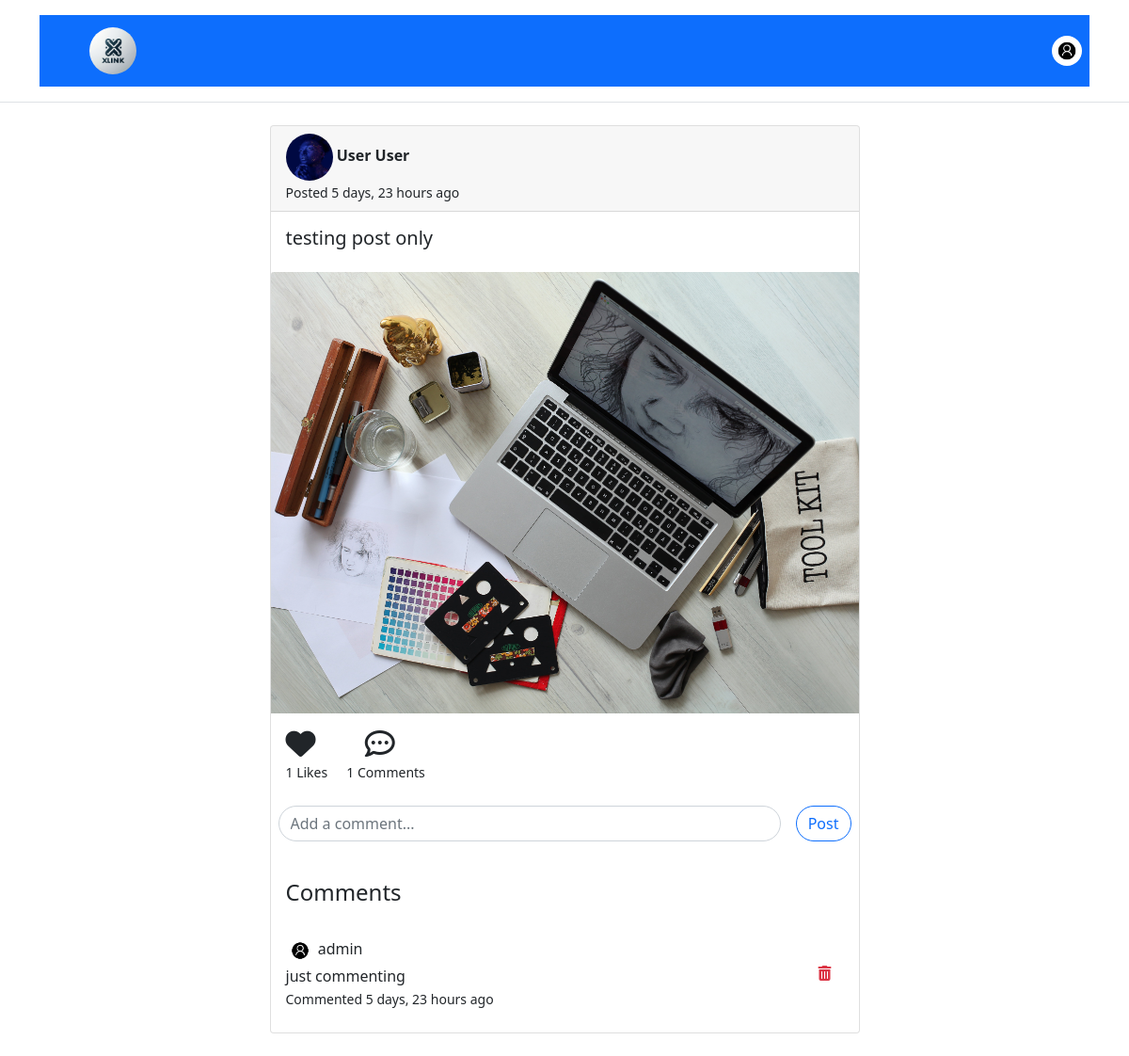
Screenshot of /post-details/1/ (signed in) with the database file from the repository.
### content_app/models.py (models this page shows, shortened)
class Post(models.Model):
    user = models.ForeignKey(CustomUser, on_delete=models.CASCADE)
    image = models.ImageField(upload_to='post_images/')
    caption = models.TextField(null=True, blank=True)
    date_posted = models.DateTimeField(auto_now_add=True)
    likes = models.ManyToManyField(CustomUser,related_name='post_likes',blank=True)
    comments = models.ManyToManyField(CustomUser, through='Comment', related_name='commented_posts')
    def no_of_likes(self):
        return self.likes.count()
    def no_of_comments(self):
        return self.comments.count()

class Comment(models.Model):
    user = models.ForeignKey(CustomUser, on_delete=models.CASCADE)
    post = models.ForeignKey(Post, on_delete=models.CASCADE)
    text = models.TextField()
    created_at = models.DateTimeField(auto_now_add=True)

### auth_app/models.py (models this page shows, shortened)
class CustomUser(AbstractUser):
    profile_image = models.ImageField(upload_to='profile_images/', null=True, blank=True)
    bio = models.CharField(max_length=255,null=True,blank=True)
    is_active = models.BooleanField(default=False)
    verification_code = models.CharField(max_length=255, blank=True, null=True)
    forgot_password_token = models.CharField(max_length=255, blank=True, null=True)
    followers = models.ManyToManyField('self', related_name='following', symmetrical=False)

### content_app/views.py (the view)
# urls.py: path('post-details/<int:post_id>/',views.post_details,name='post-details'),
@login_required(login_url='/user/login/')
def post_details(request,post_id):
    post = get_object_or_404(Post,id=post_id)
    '''Get comments of a particular post by post'''
    comments = Comment.objects.filter(post=post)
    return render(request, 'post-details.html', {'post': post, 'comments': comments})

### content_app/templates/post-details.html (shortened to what this page needs)
{% extends 'core/base.html' %}
{% load static %}
{% block content %}
<div class="container mt-4">
  <div class="row justify-content-center">
    <div class="col-md-7 mx-auto">
      <div class="card mb-4">
        <div class="card-header d-flex justify-content-between align-items-center">
          <div>
            {% if post.user.profile_image %}
            <img src="{{ post.user.profile_image.url }}" width="50" height="50" class="rounded-circle" />
            {% else %}
            <img src="{% static '/images/default_profile.jpg' %}" width="50" height="50" class="rounded-circle" />
            {% endif %}
            {% if post.user.first_name or post.user.last_name %}
            <a class="text-decoration-none text-dark fw-bolder" href="{% url 'user-profile' post.user.username %}">
                {{ post.user.get_full_name | title }}
            </a>
            {% else %}
                <a class="text-decoration-none text-dark fw-bolder" href="{% url 'user-profile' post.user.username %}">
                    {{ post.user.username }}
                </a>
            {% endif %}
            <br />
            <small>Posted {{ post.date_posted | timesince }} ago</small>
          </div>
        </div>
        <div class="card-body">
          <h5 class="card-title">{{ post.caption }}</h5>
        </div>
        {% if post.image %}
        <div style="position: relative; width: 100%; height: 0; padding-bottom: 75%;">
          <img src="{{ post.image.url }}" style="position: absolute; width: 100%; height: 100%; object-fit: cover;"
            class="card-img-top img-fluid" alt="Social Media Post Image" />
        </div>
        {% endif %}
        <div class="card-body">
          <a href="{% url 'like' post.id %}" class="text-decoration-none">
            {% if user in post.likes.all %}
            <i class="fa-solid fa-heart fa-2x text-dark"></i>
            {% else %}
            <i class="fa-regular fa-heart fa-2x text-dark"></i>
            {% endif %}
          </a>
          <a class="mx-5 text-dark" href="#"><i class="fa-regular fa-comment-dots fa-2x"></i></a>
          <br />
          <small>{{post.no_of_likes}} Likes</small>
          <small class="m-3">{{ post.no_of_comments }} Comments </small>
        </div>
        <form id="commentForm{{ post.id }}" method="post" action="{% url 'comment' post.id %}">
          <div class="input-group mb-3">
            <input type="text" class="form-control rounded-pill m-2" placeholder="Add a comment..." name="comment" />
            <button class="btn btn-outline-primary rounded-pill m-2" type="submit">
              Post
            </button>
          </div>
        </form>
        <h4 class="m-3">Comments</h4>
        <div class="card-body">
          {% if comments %}
          {% for comment in comments %}
          <div class="mb-2 d-flex align-items-center justify-content-between">
            <div>
              {% if comment.user.profile_image %}
              <img src="{{ comment.user.profile_image.url }}" width="30" height="30" class="rounded-circle" />
              {% else %}
              <img src="{% static '/images/default_profile.jpg' %}" width="30" height="30" class="rounded-circle" />
              {% endif %}
              {% if comment.user.first_name or comment.user.last_name %}
                  <strong>{{ comment.user.get_full_name }}</strong><br />
              {% else %}
                  {{ comment.user.username }}<br />
              {% endif %}
              {{ comment.text }}
              <br />
              <small>Commented {{ comment.created_at | timesince }} ago</small>
            </div>
            {% if comment.user == request.user or comment.post.user == request.user %}
            <a href="{% url 'delete-comment' comment.id %}" class="btn btn-link text-danger ml-auto"
              onclick="return confirm('Are you sure you want to delete this comment?');">
              <i class="fas fa-trash-alt"></i>
            </a>
            {% endif %}
          </div>
          {% endfor %}
          {% else %}
          <p>No comments yet.</p>
          {% endif %}
        </div>
      </div>
    </div>
  </div>
</div>
</div>
{% endblock content %}

### rows the page displays
Post: user.profile_image (picture), user.get_full_name "User User", date_posted "5 days, 23 hours", caption "testing post only", image (picture), no_of_likes "1", no_of_comments "1"
Comment: user.username "admin", text "just commenting", created_at "5 days, 23 hours"
